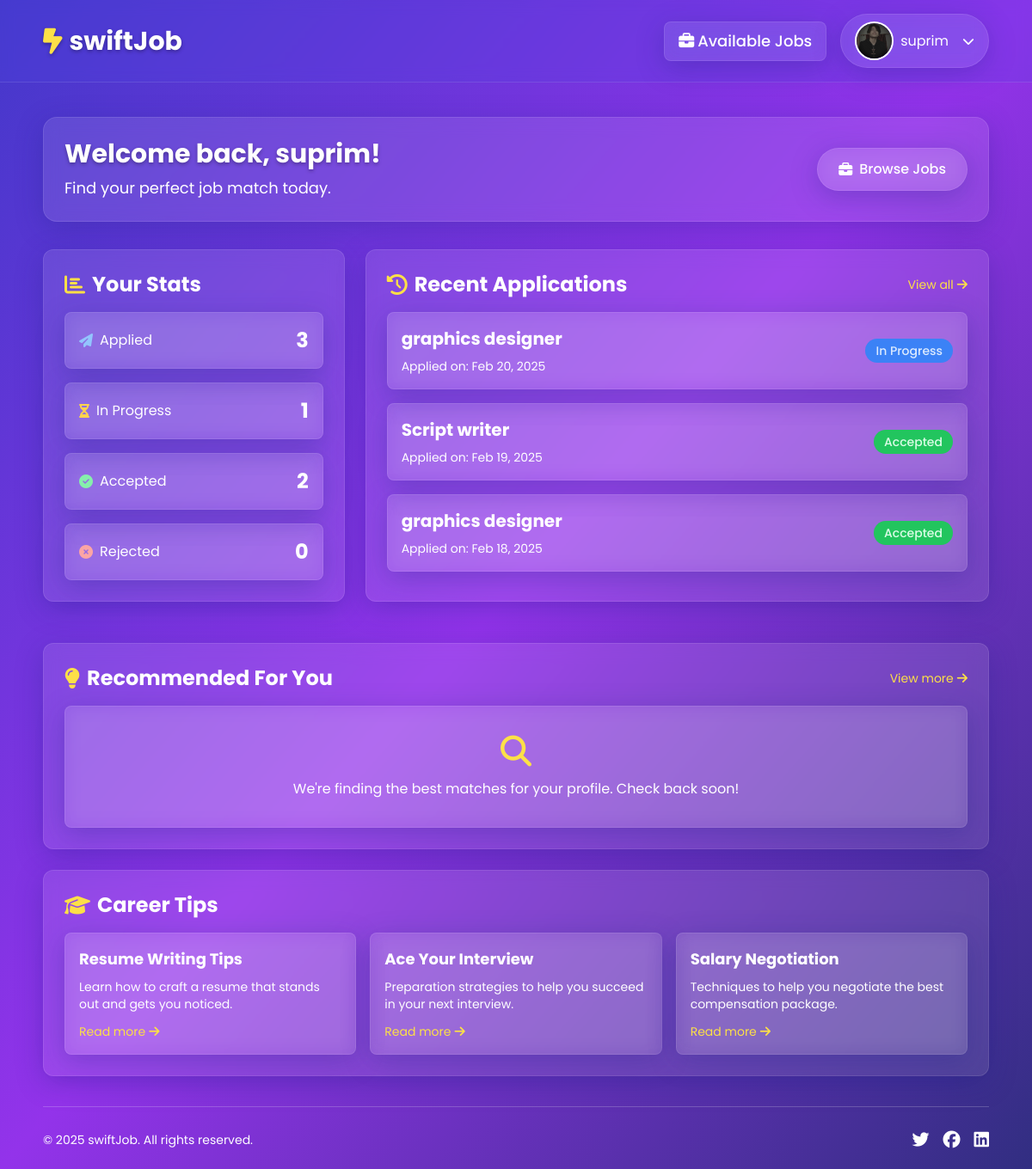
The app's page /job/seeker-dashbaord/ (signed in), older data.
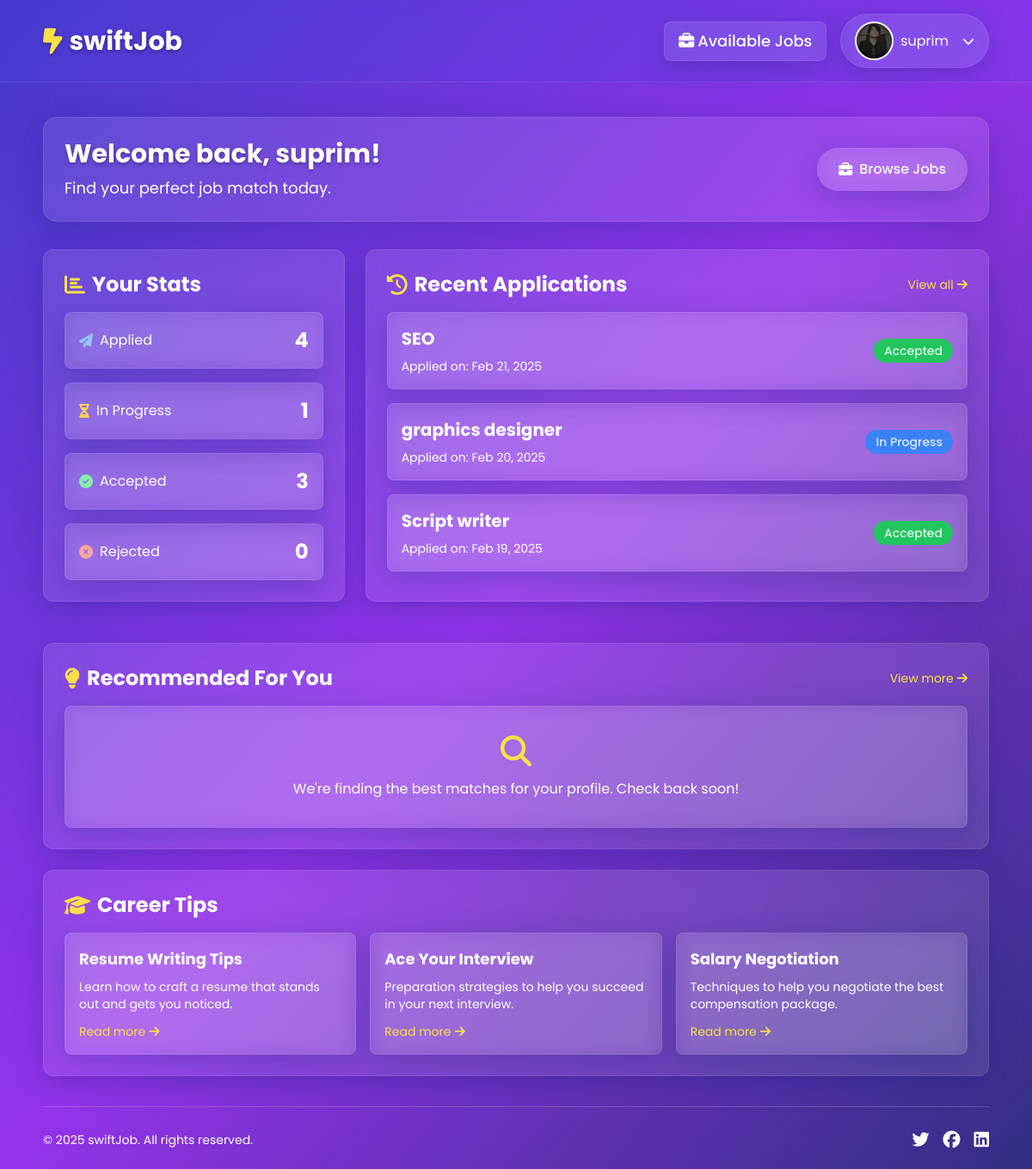
The same page, newer data.
### application/models.py (models this page shows, shortened)
class Apply(models.Model):
    STATUS_CHOICES = [
        ('in_progress', 'In Progress'),
        ('accepted', 'Accepted'),
        ('rejected', 'Rejected')
    ]
    job = models.ForeignKey(JobCreation, on_delete=models.CASCADE)
    applicant = models.ForeignKey(User,on_delete=models.CASCADE)
    cover_letter = models.TextField()
    resume = models.FileField(upload_to='resume/',null=True,blank=True)
    date_applied = models.DateTimeField(auto_now_add=True)
    status = models.CharField(max_length=20, choices=STATUS_CHOICES, default='in_progress')

### job/models.py (models this page shows, shortened)
class JobCreation(models.Model):
    job_creator = models.ForeignKey(User, on_delete=models.CASCADE)
    job_title = models.CharField(max_length=200)
    category = models.ForeignKey(Category, on_delete=models.CASCADE)
    job_description = models.TextField()
    min_price = models.IntegerField(validators=[MinValueValidator(0)],default=0)
    max_price = models.IntegerField(validators=[MinValueValidator(0)])
    min_time = models.IntegerField(validators=[MinValueValidator(0)])
    max_time = models.IntegerField(validators=[MinValueValidator(0)])
    location = models.CharField(max_length=50,null=True,blank=True)
    required_skills = models.ManyToManyField(Skill)
    experience = models.ForeignKey(Experience, on_delete=models.SET_NULL,null=True,blank=True)
    created_at = models.DateTimeField(auto_now_add=True)
    slug = models.SlugField(unique=True,null=True,blank=True)

### job/views.py (the view)
# urls.py: path('seeker-dashbaord/',views.job_seeker_view,name='job-seeker'),
def job_seeker_view(request):
    jobs = JobCreation.objects.all().order_by('-created_at')
    applications = Apply.objects.filter(applicant=request.user).order_by('-date_applied')[:3]
    experiences = Experience.objects.all()
    applications_count = Apply.objects.filter(applicant=request.user).count()
    in_progress_count = Apply.objects.filter(applicant=request.user, status='in_progress').count()
    accepted_count = Apply.objects.filter(applicant=request.user, status='accepted').count()
    rejected_count = Apply.objects.filter(applicant=request.user, status='rejected').count()
    context = {
        'jobs':jobs,
        'recent_applications':applications,
        'experiences':experiences,
        'applications_count':applications_count,
        'in_progress_count':in_progress_count,
        'accepted_count':accepted_count,
        'rejected_count':rejected_count
    }
    return render(request,'job/job_seeker.html',context)

### job/templates/job/job_seeker.html (shortened to what the changed rows need)
{% extends 'base.html' %}
{% load static %}
{% block content %}
<div class="text-white">
    <div class="glass-effect p-6 xs-p-4 rounded-2xl mb-8 xs-mb-5">
        <div class="flex flex-col md:flex-row justify-between items-center gap-4">
            <div>
                <h1 class="text-3xl xs-text-2xl font-bold mb-2 text-shadow">Welcome back, {{ user.first_name|default:user.username }}!</h1>
            </div>
        </div>
    </div>
    <div class="grid grid-cols-1 lg:grid-cols-3 gap-6 xs-gap-4">
        <div class="glass-effect p-6 xs-p-4 rounded-xl">
            <h2 class="text-2xl xs-text-xl font-bold mb-4 flex items-center gap-2">
                <i class="fa-solid fa-chart-bar text-yellow-300"></i> Your Stats
            </h2>
            <div class="space-y-4">
                <div class="glass-effect p-4 xs-p-3 rounded-lg flex justify-between items-center">
                    <span class="flex items-center gap-2">
                        <i class="fa-solid fa-paper-plane text-blue-300"></i>
                        <span>Applied</span>
                    </span>
                    <span class="font-bold text-2xl xs-text-xl">{{ applications_count|default:"0" }}</span>
                </div>
                <div class="glass-effect p-4 xs-p-3 rounded-lg flex justify-between items-center">
                    <span class="flex items-center gap-2">
                        <i class="fa-solid fa-check-circle text-green-300"></i>
                        <span>Accepted</span>
                    </span>
                    <span class="font-bold text-2xl xs-text-xl">{{ accepted_count|default:"0" }}</span>
                </div>
            </div>
        </div>
        <div class="glass-effect p-6 xs-p-4 rounded-xl lg:col-span-2">
            <div class="flex justify-between items-center mb-4">
                <h2 class="text-2xl xs-text-xl font-bold flex items-center gap-2">
                    <i class="fa-solid fa-history text-yellow-300"></i> Recent Applications
                </h2>
            </div>
            {% if recent_applications %}
                <div class="space-y-4">
                    {% for application in recent_applications %}
                    <div class="glass-effect p-4 xs-p-3 rounded-lg hover-scale transition-all duration-300">
                        <div class="flex flex-col md:flex-row justify-between gap-2">
                            <div>
                                <h3 class="font-bold text-xl xs-text-lg mb-1">{{ application.job.job_title }}</h3>
                                <p class="text-sm xs-text-xs">Applied on: {{ application.date_applied|date:"M d, Y" }}</p>
                            </div>
                            <div class="flex items-center mt-2 md:mt-0">
                                {% if application.status == 'pending' %}
                                    <span class="bg-yellow-500 text-yellow-900 py-1 px-3 rounded-full text-sm xs-text-xs font-medium">Pending</span>
                                {% elif application.status == 'in_progress' %}
                                    <span class="bg-blue-500 text-blue-100 py-1 px-3 rounded-full text-sm xs-text-xs font-medium">In Progress</span>
                                {% elif application.status == 'accepted' %}
                                    <span class="bg-green-500 text-green-100 py-1 px-3 rounded-full text-sm xs-text-xs font-medium">Accepted</span>
                                {% elif application.status == 'rejected' %}
                                    <span class="bg-red-500 text-red-100 py-1 px-3 rounded-full text-sm xs-text-xs font-medium">Rejected</span>
                                {% endif %}
                            </div>
                        </div>
                    </div>
                    {% endfor %}
                </div>
            {% endif %}
        </div>
        <div class="glass-effect p-6 xs-p-4 rounded-xl lg:col-span-3 mt-6">
            <div class="flex justify-between items-center mb-4">
                <h2 class="text-2xl xs-text-xl font-bold flex items-center gap-2">
                    <i class="fa-solid fa-lightbulb text-yellow-300"></i> Recommended For You
                </h2>
            </div>
        </div>
    </div>
    <div class="glass-effect p-6 xs-p-4 rounded-xl mt-6">
        <h2 class="text-2xl xs-text-xl font-bold mb-4 flex items-center gap-2">
            <i class="fa-solid fa-graduation-cap text-yellow-300"></i> Career Tips
        </h2>
    </div>
</div>
{% endblock content %}

Row changes from the older to the newer data that the page shows:
no longer on this page (row unchanged): Apply: job.job_title "graphics designer", date_applied "Feb 18, 2025", status "Accepted"
added Apply: job.job_title "SEO", date_applied "Feb 21, 2025", status "Accepted"
Text that changed along with them:
{{ applications_count|default:"0" }}: "3" → "4"
{{ accepted_count|default:"0" }}: "2" → "3"
